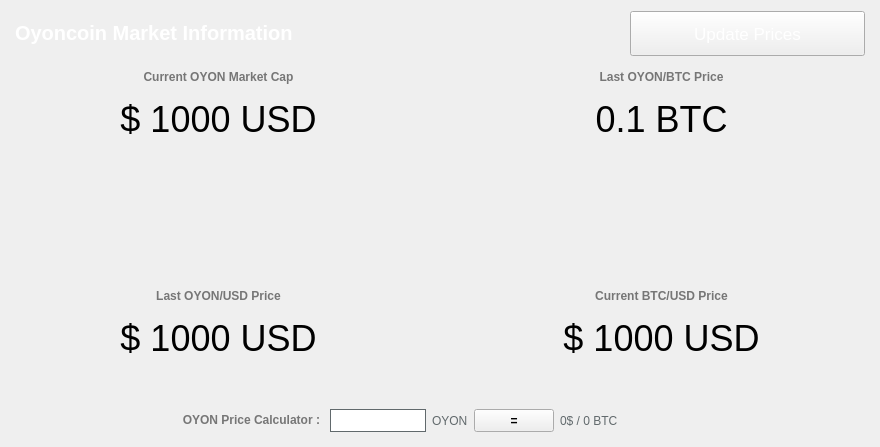
<?xml version="1.0" encoding="UTF-8"?>
<ui version="4.0">
 <class>MarketBrowser</class>
 <widget class="QWidget" name="MarketBrowser">
  <property name="windowModality">
   <enum>Qt::NonModal</enum>
  </property>
  <property name="geometry">
   <rect>
    <x>0</x>
    <y>0</y>
    <width>880</width>
    <height>447</height>
   </rect>
  </property>
  <property name="sizePolicy">
   <sizepolicy hsizetype="Preferred" vsizetype="Preferred">
    <horstretch>0</horstretch>
    <verstretch>0</verstretch>
   </sizepolicy>
  </property>
  <property name="windowTitle">
   <string>Digging</string>
  </property>
  <property name="styleSheet">
   <string notr="true"/>
  </property>
  <layout class="QGridLayout" name="gridLayout">
   <property name="sizeConstraint">
    <enum>QLayout::SetMaximumSize</enum>
   </property>
   <property name="leftMargin">
    <number>0</number>
   </property>
   <property name="rightMargin">
    <number>0</number>
   </property>
   <item row="0" column="0">
    <widget class="QLabel" name="label_4">
     <property name="sizePolicy">
      <sizepolicy hsizetype="Expanding" vsizetype="Preferred">
       <horstretch>0</horstretch>
       <verstretch>0</verstretch>
      </sizepolicy>
     </property>
     <property name="styleSheet">
      <string notr="true">color: #FFF;font-size:26px;font-weight:600;</string>
     </property>
     <property name="text">
      <string>&lt;html&gt;&lt;head/&gt;&lt;body&gt;&lt;p&gt;&lt;span style=&quot; font-size:20px;font-weight:600; color:#FFFFFF;&quot;&gt;Oyoncoin Market Information&lt;/span&gt;&lt;/p&gt;&lt;/body&gt;&lt;/html&gt;</string>
     </property>
     <property name="alignment">
      <set>Qt::AlignLeading|Qt::AlignLeft|Qt::AlignVCenter</set>
     </property>
     <property name="margin">
      <number>0</number>
     </property>
     <property name="indent">
      <number>15</number>
     </property>
    </widget>
   </item>
   <item row="17" column="0" colspan="2">
    <layout class="QHBoxLayout" name="horizontalLayout_5">
     <item>
      <widget class="QLabel" name="oyoncoin">
       <property name="sizePolicy">
        <sizepolicy hsizetype="Expanding" vsizetype="Preferred">
         <horstretch>0</horstretch>
         <verstretch>0</verstretch>
        </sizepolicy>
       </property>
       <property name="font">
        <font>
         <pointsize>27</pointsize>
        </font>
       </property>
       <property name="mouseTracking">
        <bool>true</bool>
       </property>
       <property name="text">
        <string notr="true">$ 1000 USD</string>
       </property>
       <property name="scaledContents">
        <bool>false</bool>
       </property>
       <property name="alignment">
        <set>Qt::AlignCenter</set>
       </property>
      </widget>
     </item>
     <item>
      <widget class="QLabel" name="bitcoin">
       <property name="sizePolicy">
        <sizepolicy hsizetype="Expanding" vsizetype="Preferred">
         <horstretch>0</horstretch>
         <verstretch>0</verstretch>
        </sizepolicy>
       </property>
       <property name="font">
        <font>
         <pointsize>27</pointsize>
        </font>
       </property>
       <property name="mouseTracking">
        <bool>true</bool>
       </property>
       <property name="text">
        <string notr="true">$ 1000 USD</string>
       </property>
       <property name="scaledContents">
        <bool>false</bool>
       </property>
       <property name="alignment">
        <set>Qt::AlignCenter</set>
       </property>
      </widget>
     </item>
    </layout>
   </item>
   <item row="4" column="0" colspan="2">
    <layout class="QHBoxLayout" name="horizontalLayout_3">
     <item>
      <layout class="QHBoxLayout" name="horizontalLayout_2">
       <property name="spacing">
        <number>6</number>
       </property>
       <property name="sizeConstraint">
        <enum>QLayout::SetDefaultConstraint</enum>
       </property>
       <item>
        <widget class="QLabel" name="dnrmc">
         <property name="sizePolicy">
          <sizepolicy hsizetype="Expanding" vsizetype="Preferred">
           <horstretch>0</horstretch>
           <verstretch>0</verstretch>
          </sizepolicy>
         </property>
         <property name="font">
          <font>
           <pointsize>27</pointsize>
          </font>
         </property>
         <property name="mouseTracking">
          <bool>true</bool>
         </property>
         <property name="text">
          <string notr="true">$ 1000 USD</string>
         </property>
         <property name="scaledContents">
          <bool>false</bool>
         </property>
         <property name="alignment">
          <set>Qt::AlignCenter</set>
         </property>
        </widget>
       </item>
       <item>
        <widget class="QLabel" name="dnrbtc">
         <property name="sizePolicy">
          <sizepolicy hsizetype="Expanding" vsizetype="Preferred">
           <horstretch>0</horstretch>
           <verstretch>0</verstretch>
          </sizepolicy>
         </property>
         <property name="font">
          <font>
           <pointsize>27</pointsize>
          </font>
         </property>
         <property name="mouseTracking">
          <bool>true</bool>
         </property>
         <property name="text">
          <string>0.1 BTC</string>
         </property>
         <property name="alignment">
          <set>Qt::AlignCenter</set>
         </property>
        </widget>
       </item>
      </layout>
     </item>
    </layout>
   </item>
   <item row="0" column="1">
    <widget class="QPushButton" name="startButton">
     <property name="sizePolicy">
      <sizepolicy hsizetype="Fixed" vsizetype="Fixed">
       <horstretch>0</horstretch>
       <verstretch>0</verstretch>
      </sizepolicy>
     </property>
     <property name="minimumSize">
      <size>
       <width>250</width>
       <height>45</height>
      </size>
     </property>
     <property name="palette">
      <palette>
       <active>
        <colorrole role="WindowText">
         <brush brushstyle="SolidPattern">
          <color alpha="255">
           <red>255</red>
           <green>255</green>
           <blue>255</blue>
          </color>
         </brush>
        </colorrole>
        <colorrole role="Text">
         <brush brushstyle="SolidPattern">
          <color alpha="255">
           <red>255</red>
           <green>255</green>
           <blue>255</blue>
          </color>
         </brush>
        </colorrole>
        <colorrole role="ButtonText">
         <brush brushstyle="SolidPattern">
          <color alpha="255">
           <red>255</red>
           <green>255</green>
           <blue>255</blue>
          </color>
         </brush>
        </colorrole>
       </active>
       <inactive>
        <colorrole role="WindowText">
         <brush brushstyle="SolidPattern">
          <color alpha="255">
           <red>255</red>
           <green>255</green>
           <blue>255</blue>
          </color>
         </brush>
        </colorrole>
        <colorrole role="Text">
         <brush brushstyle="SolidPattern">
          <color alpha="255">
           <red>255</red>
           <green>255</green>
           <blue>255</blue>
          </color>
         </brush>
        </colorrole>
        <colorrole role="ButtonText">
         <brush brushstyle="SolidPattern">
          <color alpha="255">
           <red>255</red>
           <green>255</green>
           <blue>255</blue>
          </color>
         </brush>
        </colorrole>
       </inactive>
       <disabled>
        <colorrole role="WindowText">
         <brush brushstyle="SolidPattern">
          <color alpha="255">
           <red>120</red>
           <green>120</green>
           <blue>120</blue>
          </color>
         </brush>
        </colorrole>
        <colorrole role="Text">
         <brush brushstyle="SolidPattern">
          <color alpha="255">
           <red>120</red>
           <green>120</green>
           <blue>120</blue>
          </color>
         </brush>
        </colorrole>
        <colorrole role="ButtonText">
         <brush brushstyle="SolidPattern">
          <color alpha="255">
           <red>120</red>
           <green>120</green>
           <blue>120</blue>
          </color>
         </brush>
        </colorrole>
       </disabled>
      </palette>
     </property>
     <property name="font">
      <font>
       <family>MS Shell Dlg 2</family>
       <pointsize>13</pointsize>
       <weight>50</weight>
       <italic>false</italic>
       <bold>false</bold>
      </font>
     </property>
     <property name="acceptDrops">
      <bool>false</bool>
     </property>
     <property name="styleSheet">
      <string notr="true">margin-right: 15px;</string>
     </property>
     <property name="text">
      <string>Update Prices</string>
     </property>
     <property name="iconSize">
      <size>
       <width>150</width>
       <height>35</height>
      </size>
     </property>
     <property name="default">
      <bool>false</bool>
     </property>
     <property name="flat">
      <bool>false</bool>
     </property>
    </widget>
   </item>
   <item row="1" column="0" colspan="2">
    <layout class="QHBoxLayout" name="horizontalLayout_8">
     <item>
      <layout class="QHBoxLayout" name="horizontalLayout_7">
       <item>
        <widget class="QLabel" name="label_15">
         <property name="sizePolicy">
          <sizepolicy hsizetype="Expanding" vsizetype="Fixed">
           <horstretch>0</horstretch>
           <verstretch>0</verstretch>
          </sizepolicy>
         </property>
         <property name="text">
          <string>&lt;html&gt;&lt;head/&gt;&lt;body&gt;&lt;p&gt;&lt;span style=&quot; font-weight:600; color:#767676;&quot;&gt;Current OYON Market Cap&lt;/span&gt;&lt;/p&gt;&lt;/body&gt;&lt;/html&gt;</string>
         </property>
         <property name="alignment">
          <set>Qt::AlignCenter</set>
         </property>
        </widget>
       </item>
       <item>
        <widget class="QLabel" name="label_5">
         <property name="sizePolicy">
          <sizepolicy hsizetype="Expanding" vsizetype="Preferred">
           <horstretch>0</horstretch>
           <verstretch>0</verstretch>
          </sizepolicy>
         </property>
         <property name="text">
          <string>&lt;html&gt;&lt;head/&gt;&lt;body&gt;&lt;p&gt;&lt;span style=&quot; font-weight:600; color:#767676;&quot;&gt;Last OYON/BTC Price&lt;/span&gt;&lt;/p&gt;&lt;/body&gt;&lt;/html&gt;</string>
         </property>
         <property name="alignment">
          <set>Qt::AlignCenter</set>
         </property>
        </widget>
       </item>
      </layout>
     </item>
    </layout>
   </item>
   <item row="15" column="0" colspan="2">
    <layout class="QHBoxLayout" name="horizontalLayout_6">
     <item>
      <widget class="QLabel" name="label_14">
       <property name="sizePolicy">
        <sizepolicy hsizetype="Expanding" vsizetype="Fixed">
         <horstretch>0</horstretch>
         <verstretch>0</verstretch>
        </sizepolicy>
       </property>
       <property name="text">
        <string>&lt;html&gt;&lt;head/&gt;&lt;body&gt;&lt;p&gt;&lt;span style=&quot; font-weight:600; color:#767676;&quot;&gt;Last OYON/USD Price&lt;/span&gt;&lt;/p&gt;&lt;/body&gt;&lt;/html&gt;</string>
       </property>
       <property name="alignment">
        <set>Qt::AlignCenter</set>
       </property>
      </widget>
     </item>
     <item>
      <widget class="QLabel" name="label_13">
       <property name="sizePolicy">
        <sizepolicy hsizetype="Expanding" vsizetype="Preferred">
         <horstretch>0</horstretch>
         <verstretch>0</verstretch>
        </sizepolicy>
       </property>
       <property name="text">
        <string>&lt;html&gt;&lt;head/&gt;&lt;body&gt;&lt;p&gt;&lt;span style=&quot; font-weight:600; color:#767676;&quot;&gt;Current BTC/USD Price&lt;/span&gt;&lt;/p&gt;&lt;/body&gt;&lt;/html&gt;</string>
       </property>
       <property name="alignment">
        <set>Qt::AlignCenter</set>
       </property>
      </widget>
     </item>
    </layout>
   </item>
   <item row="20" column="0" colspan="2">
    <layout class="QHBoxLayout" name="horizontalLayout_4"/>
   </item>
   <item row="22" column="0" colspan="2">
    <layout class="QHBoxLayout" name="horizontalLayout">
     <item>
      <widget class="QLabel" name="label_31">
       <property name="sizePolicy">
        <sizepolicy hsizetype="Expanding" vsizetype="Preferred">
         <horstretch>0</horstretch>
         <verstretch>0</verstretch>
        </sizepolicy>
       </property>
       <property name="text">
        <string>&lt;html&gt;&lt;head/&gt;&lt;body&gt;&lt;p&gt;&lt;span style=&quot; font-weight:600; color:#767676;&quot;&gt;OYON Price Calculator :&lt;/span&gt;&lt;/p&gt;&lt;/body&gt;&lt;/html&gt;</string>
       </property>
       <property name="alignment">
        <set>Qt::AlignRight|Qt::AlignTrailing|Qt::AlignVCenter</set>
       </property>
      </widget>
     </item>
     <item>
      <widget class="QLineEdit" name="egals">
       <property name="minimumSize">
        <size>
         <width>100</width>
         <height>23</height>
        </size>
       </property>
       <property name="maximumSize">
        <size>
         <width>100</width>
         <height>16777215</height>
        </size>
       </property>
       <property name="styleSheet">
        <string notr="true">border: 1px solid #61696c;margin-left:4px;</string>
       </property>
      </widget>
     </item>
     <item>
      <widget class="QLabel" name="label">
       <property name="styleSheet">
        <string notr="true">color:#61696c;</string>
       </property>
       <property name="text">
        <string>OYON</string>
       </property>
      </widget>
     </item>
     <item>
      <widget class="QPushButton" name="egal">
       <property name="sizePolicy">
        <sizepolicy hsizetype="Fixed" vsizetype="Fixed">
         <horstretch>0</horstretch>
         <verstretch>0</verstretch>
        </sizepolicy>
       </property>
       <property name="minimumSize">
        <size>
         <width>0</width>
         <height>23</height>
        </size>
       </property>
       <property name="styleSheet">
        <string notr="true">font-weight:600;</string>
       </property>
       <property name="text">
        <string>=</string>
       </property>
      </widget>
     </item>
     <item>
      <widget class="QLabel" name="egald">
       <property name="sizePolicy">
        <sizepolicy hsizetype="Expanding" vsizetype="Preferred">
         <horstretch>0</horstretch>
         <verstretch>0</verstretch>
        </sizepolicy>
       </property>
       <property name="styleSheet">
        <string notr="true">color:#61696c;</string>
       </property>
       <property name="text">
        <string>0$ / 0 BTC</string>
       </property>
      </widget>
     </item>
    </layout>
   </item>
   <item row="21" column="0" colspan="2">
    <spacer name="verticalSpacer">
     <property name="orientation">
      <enum>Qt::Vertical</enum>
     </property>
     <property name="sizeType">
      <enum>QSizePolicy::Fixed</enum>
     </property>
     <property name="sizeHint" stdset="0">
      <size>
       <width>20</width>
       <height>40</height>
      </size>
     </property>
    </spacer>
   </item>
   <item row="6" column="0" colspan="2">
    <layout class="QHBoxLayout" name="horizontalLayout_9">
     <item>
      <widget class="QLabel" name="label_3">
       <property name="sizePolicy">
        <sizepolicy hsizetype="Fixed" vsizetype="Fixed">
         <horstretch>0</horstretch>
         <verstretch>0</verstretch>
        </sizepolicy>
       </property>
       <property name="minimumSize">
        <size>
         <width>128</width>
         <height>128</height>
        </size>
       </property>
       <property name="maximumSize">
        <size>
         <width>128</width>
         <height>128</height>
        </size>
       </property>
       <property name="text">
        <string/>
       </property>
       <property name="textFormat">
        <enum>Qt::RichText</enum>
       </property>
       <property name="pixmap">
        <pixmap resource="../bitcoin.qrc">:/icons/oyoncoin</pixmap>
       </property>
       <property name="scaledContents">
        <bool>true</bool>
       </property>
       <property name="alignment">
        <set>Qt::AlignCenter</set>
       </property>
       <property name="margin">
        <number>0</number>
       </property>
      </widget>
     </item>
    </layout>
   </item>
  </layout>
 </widget>
 <layoutdefault spacing="6" margin="11"/>
 <resources>
  <include location="../bitcoin.qrc"/>
 </resources>
 <connections/>
</ui>
